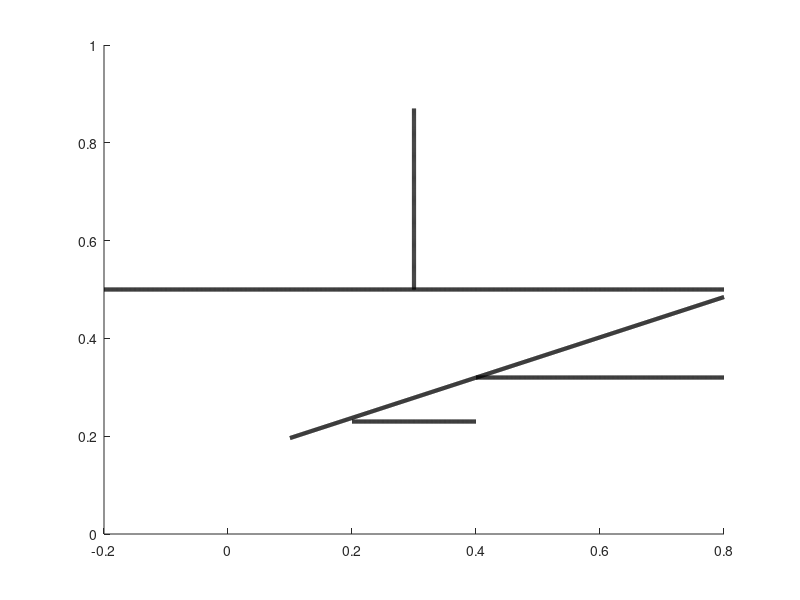

Recreate this plot in MATLAB.
function drawyjjkborders()
%%%%%% HELP %%%%%%
% This function creates the border for taxonomic classification in Y-J vs J-Ks plot
% it plots over the corresponding plot

%(Y − J) = 0.412±0.046 · (J − K s) + 0.155±0.016 .
xalfa = [0.1:1e-3:0.8];
yalfa = 0.412.*xalfa +0.155;
yalfap = (0.412+0.046).*xalfa +(0.155+0.0166);
yalfan = (0.412-0.046).*xalfa +(0.155-0.0166);
hold on
plot(xalfa,yalfa,'-k','Linewidth',3);
%plot(xalfa,yalfap,'--k','Linewidth',4);
%plot(xalfa,yalfan,'--k','Linewidth',4);
hold off

xbeta = [-0.2:1e-3:0.8];
ybeta = 0.5*ones(size(xbeta));
hold on
plot(xbeta,ybeta,'-k','Linewidth',3);
hold off

ygama = [0.5:1e-3:0.87]; 
xgama = 0.3*ones(size(ygama));
hold on
plot(xgama,ygama,'-k','Linewidth',3);
hold off

xdelta = [0.4:1e-3:0.8];
ydelta = 0.32*ones(size(xdelta));
hold on
plot(xdelta,ydelta,'-k','Linewidth',3);
hold off


xepsilon = [0.2:1e-3:0.4];
yepsilon = 0.23*ones(size(xepsilon));
hold on
plot(xepsilon,yepsilon,'-k','Linewidth',3);
hold off

